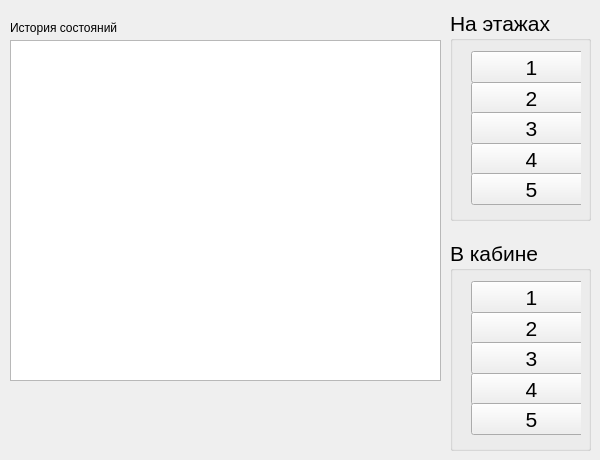
<?xml version="1.0" encoding="UTF-8"?>
<ui version="4.0">
 <class>MainWindow</class>
 <widget class="QMainWindow" name="MainWindow">
  <property name="geometry">
   <rect>
    <x>0</x>
    <y>0</y>
    <width>600</width>
    <height>460</height>
   </rect>
  </property>
  <property name="sizePolicy">
   <sizepolicy hsizetype="Fixed" vsizetype="Fixed">
    <horstretch>0</horstretch>
    <verstretch>0</verstretch>
   </sizepolicy>
  </property>
  <property name="minimumSize">
   <size>
    <width>600</width>
    <height>460</height>
   </size>
  </property>
  <property name="maximumSize">
   <size>
    <width>600</width>
    <height>16777215</height>
   </size>
  </property>
  <property name="windowTitle">
   <string>MainWindow</string>
  </property>
  <widget class="QWidget" name="centralWidget">
   <widget class="QTextEdit" name="textEdit">
    <property name="geometry">
     <rect>
      <x>10</x>
      <y>40</y>
      <width>431</width>
      <height>341</height>
     </rect>
    </property>
   </widget>
   <widget class="QGroupBox" name="groupBox_3">
    <property name="geometry">
     <rect>
      <x>450</x>
      <y>10</y>
      <width>141</width>
      <height>211</height>
     </rect>
    </property>
    <property name="font">
     <font>
      <pointsize>16</pointsize>
     </font>
    </property>
    <property name="title">
     <string>На этажах</string>
    </property>
    <widget class="QWidget" name="">
     <property name="geometry">
      <rect>
       <x>10</x>
       <y>30</y>
       <width>121</width>
       <height>168</height>
      </rect>
     </property>
     <layout class="QVBoxLayout" name="verticalLayout_2">
      <item>
       <widget class="QPushButton" name="button_on_1_floor">
        <property name="minimumSize">
         <size>
          <width>121</width>
          <height>32</height>
         </size>
        </property>
        <property name="maximumSize">
         <size>
          <width>121</width>
          <height>32</height>
         </size>
        </property>
        <property name="font">
         <font>
          <pointsize>16</pointsize>
         </font>
        </property>
        <property name="text">
         <string>1</string>
        </property>
       </widget>
      </item>
      <item>
       <widget class="QPushButton" name="button_on_2_floor">
        <property name="minimumSize">
         <size>
          <width>121</width>
          <height>32</height>
         </size>
        </property>
        <property name="maximumSize">
         <size>
          <width>121</width>
          <height>32</height>
         </size>
        </property>
        <property name="font">
         <font>
          <pointsize>16</pointsize>
         </font>
        </property>
        <property name="text">
         <string>2</string>
        </property>
       </widget>
      </item>
      <item>
       <widget class="QPushButton" name="button_on_3_floor">
        <property name="minimumSize">
         <size>
          <width>121</width>
          <height>32</height>
         </size>
        </property>
        <property name="maximumSize">
         <size>
          <width>121</width>
          <height>32</height>
         </size>
        </property>
        <property name="font">
         <font>
          <pointsize>16</pointsize>
         </font>
        </property>
        <property name="text">
         <string>3</string>
        </property>
       </widget>
      </item>
      <item>
       <widget class="QPushButton" name="button_on_4_floor">
        <property name="minimumSize">
         <size>
          <width>121</width>
          <height>32</height>
         </size>
        </property>
        <property name="maximumSize">
         <size>
          <width>121</width>
          <height>32</height>
         </size>
        </property>
        <property name="font">
         <font>
          <pointsize>16</pointsize>
         </font>
        </property>
        <property name="text">
         <string>4</string>
        </property>
       </widget>
      </item>
      <item>
       <widget class="QPushButton" name="button_on_5_floor">
        <property name="minimumSize">
         <size>
          <width>121</width>
          <height>32</height>
         </size>
        </property>
        <property name="maximumSize">
         <size>
          <width>121</width>
          <height>32</height>
         </size>
        </property>
        <property name="font">
         <font>
          <pointsize>16</pointsize>
         </font>
        </property>
        <property name="text">
         <string>5</string>
        </property>
       </widget>
      </item>
     </layout>
    </widget>
   </widget>
   <widget class="QLabel" name="label">
    <property name="geometry">
     <rect>
      <x>10</x>
      <y>20</y>
      <width>125</width>
      <height>16</height>
     </rect>
    </property>
    <property name="sizePolicy">
     <sizepolicy hsizetype="Fixed" vsizetype="Fixed">
      <horstretch>0</horstretch>
      <verstretch>0</verstretch>
     </sizepolicy>
    </property>
    <property name="minimumSize">
     <size>
      <width>125</width>
      <height>16</height>
     </size>
    </property>
    <property name="maximumSize">
     <size>
      <width>125</width>
      <height>16</height>
     </size>
    </property>
    <property name="text">
     <string>История состояний</string>
    </property>
   </widget>
   <widget class="QGroupBox" name="groupBox">
    <property name="geometry">
     <rect>
      <x>450</x>
      <y>240</y>
      <width>141</width>
      <height>211</height>
     </rect>
    </property>
    <property name="minimumSize">
     <size>
      <width>141</width>
      <height>211</height>
     </size>
    </property>
    <property name="maximumSize">
     <size>
      <width>141</width>
      <height>211</height>
     </size>
    </property>
    <property name="font">
     <font>
      <pointsize>16</pointsize>
     </font>
    </property>
    <property name="title">
     <string>В кабине</string>
    </property>
    <widget class="QWidget" name="">
     <property name="geometry">
      <rect>
       <x>10</x>
       <y>30</y>
       <width>121</width>
       <height>168</height>
      </rect>
     </property>
     <layout class="QVBoxLayout" name="verticalLayout">
      <item>
       <widget class="QPushButton" name="button_1_floor_in_cabin">
        <property name="sizePolicy">
         <sizepolicy hsizetype="Fixed" vsizetype="Fixed">
          <horstretch>0</horstretch>
          <verstretch>0</verstretch>
         </sizepolicy>
        </property>
        <property name="minimumSize">
         <size>
          <width>121</width>
          <height>32</height>
         </size>
        </property>
        <property name="maximumSize">
         <size>
          <width>121</width>
          <height>32</height>
         </size>
        </property>
        <property name="font">
         <font>
          <pointsize>16</pointsize>
         </font>
        </property>
        <property name="text">
         <string>1</string>
        </property>
       </widget>
      </item>
      <item>
       <widget class="QPushButton" name="button_2_floor_in_cabin">
        <property name="sizePolicy">
         <sizepolicy hsizetype="Fixed" vsizetype="Fixed">
          <horstretch>0</horstretch>
          <verstretch>0</verstretch>
         </sizepolicy>
        </property>
        <property name="minimumSize">
         <size>
          <width>121</width>
          <height>32</height>
         </size>
        </property>
        <property name="maximumSize">
         <size>
          <width>121</width>
          <height>32</height>
         </size>
        </property>
        <property name="font">
         <font>
          <pointsize>16</pointsize>
         </font>
        </property>
        <property name="text">
         <string>2</string>
        </property>
       </widget>
      </item>
      <item>
       <widget class="QPushButton" name="button_3_floor_in_cabin">
        <property name="sizePolicy">
         <sizepolicy hsizetype="Fixed" vsizetype="Fixed">
          <horstretch>0</horstretch>
          <verstretch>0</verstretch>
         </sizepolicy>
        </property>
        <property name="minimumSize">
         <size>
          <width>121</width>
          <height>32</height>
         </size>
        </property>
        <property name="maximumSize">
         <size>
          <width>121</width>
          <height>32</height>
         </size>
        </property>
        <property name="font">
         <font>
          <pointsize>16</pointsize>
         </font>
        </property>
        <property name="text">
         <string>3</string>
        </property>
       </widget>
      </item>
      <item>
       <widget class="QPushButton" name="button_4_floor_in_cabin">
        <property name="sizePolicy">
         <sizepolicy hsizetype="Fixed" vsizetype="Fixed">
          <horstretch>0</horstretch>
          <verstretch>0</verstretch>
         </sizepolicy>
        </property>
        <property name="minimumSize">
         <size>
          <width>121</width>
          <height>32</height>
         </size>
        </property>
        <property name="maximumSize">
         <size>
          <width>121</width>
          <height>32</height>
         </size>
        </property>
        <property name="font">
         <font>
          <pointsize>16</pointsize>
         </font>
        </property>
        <property name="text">
         <string>4</string>
        </property>
       </widget>
      </item>
      <item>
       <widget class="QPushButton" name="button_5_floor_in_cabin">
        <property name="sizePolicy">
         <sizepolicy hsizetype="Fixed" vsizetype="Fixed">
          <horstretch>0</horstretch>
          <verstretch>0</verstretch>
         </sizepolicy>
        </property>
        <property name="minimumSize">
         <size>
          <width>121</width>
          <height>32</height>
         </size>
        </property>
        <property name="maximumSize">
         <size>
          <width>121</width>
          <height>32</height>
         </size>
        </property>
        <property name="font">
         <font>
          <pointsize>16</pointsize>
         </font>
        </property>
        <property name="text">
         <string>5</string>
        </property>
       </widget>
      </item>
     </layout>
    </widget>
   </widget>
  </widget>
 </widget>
 <layoutdefault spacing="6" margin="11"/>
 <resources/>
 <connections/>
</ui>
